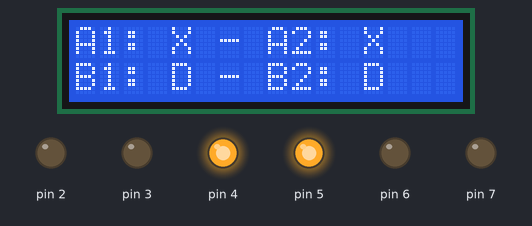
Recording of a sketch running on a simulated Arduino Uno, built with avr-gcc and run on an emulated ATmega328P. On the bench: 16×2 character LCD, output pins drawn as LEDs (lit = HIGH).

Above: at 0.1 s.
At 10.2 s:
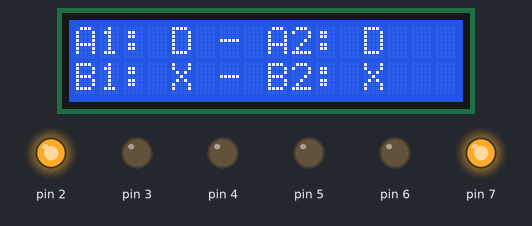
At 27.3 s:
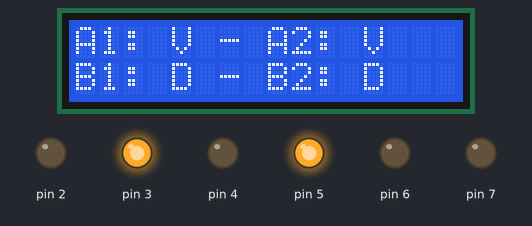
At 37.3 s:
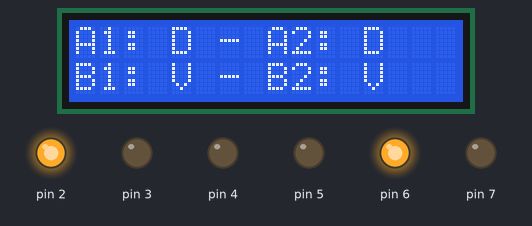
Timing chart, 0 to 38.8 s (numbered marks = the images above):
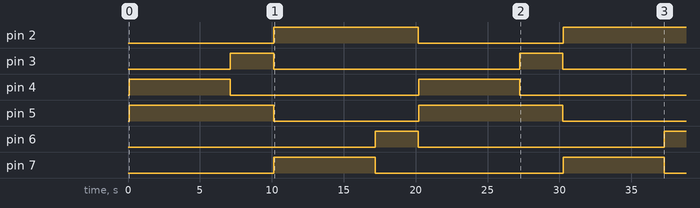

Measured:
- by itself, pin 2: LOW → HIGH at 10.1 s, → LOW 10.0 s later, → HIGH 10.1 s later
- by itself, pin 3: alternates HIGH for 3.0 s and LOW for 17.1 s
- by itself, pin 4, pin 7: alternates HIGH for 7.0 s and LOW for 13.1 s
- by itself, pin 5: alternates HIGH for 10.0 s and LOW for 10.1 s
- by itself, pin 6: LOW → HIGH at 17.2 s, → LOW 3.0 s later, → HIGH 17.1 s later
- what the display in image 1 shows lasts 7.1 s, from 10.1 s to 17.2 s
- what the display in image 2 shows lasts 3.1 s, from 27.2 s to 30.3 s

The sketch:

TwoWayTrafficLight.ino
```cpp
#include <LiquidCrystal_I2C.h>
#include "traffic_light.hpp"

LiquidCrystal_I2C lcdScreen(0x27, 16, 2);

TrafficLight signalOne(PIN2, PIN3, PIN4);
TrafficLight signalTwo(PIN5, PIN6, PIN7);

// led time in millisecond
uint32_t greenLedTime = 7000;
uint32_t yellowLedTime = 3000;

void setup() {
  lcdScreen.init();
  lcdScreen.backlight();

  signalOne.init();
  signalTwo.init();
}

void loop() {
  // signal 1 is turned on
  signalOne.turnOff();
  signalTwo.turnOff();
  printInforOnLcdSreen("X", "D");
  signalOne.turnOnGreenLed();
  signalTwo.turnOnRedLed();
  delay(greenLedTime);

  printInforOnLcdSreen("V", "D");
  signalOne.turnOnYellowLed();
  delay(yellowLedTime);

  // signal 2 is turned on
  signalOne.turnOff();
  signalTwo.turnOff();
  printInforOnLcdSreen("D", "X");
  signalTwo.turnOnGreenLed();
  signalOne.turnOnRedLed();
  delay(greenLedTime);

  printInforOnLcdSreen("D", "V");
  signalTwo.turnOnYellowLed();
  delay(yellowLedTime);
}

void printInforOnLcdSreen(String signalOne, String signalTwo) {
  lcdScreen.clear();
  lcdScreen.print("A1: " + signalOne + " - A2: " + signalOne);
  lcdScreen.setCursor(0, 1);
  lcdScreen.print("B1: " + signalTwo + " - B2: " + signalTwo);
}
```

traffic_light.cpp
```cpp
#include "traffic_light.hpp"

TrafficLight::TrafficLight(uint8_t redLedPin_, uint8_t yellowLedPin_, uint8_t greenLedPin_) {
  this->redLedPin = redLedPin_;
  this->yellowLedPin = yellowLedPin_;
  this->greenLedPin = greenLedPin_;
}

TrafficLight::~TrafficLight() {
}

void TrafficLight::init() {
  pinMode(this->redLedPin, OUTPUT);
  pinMode(this->yellowLedPin, OUTPUT);
  pinMode(this->greenLedPin, OUTPUT);
}

void TrafficLight::turnOff() {
  digitalWrite(this->redLedPin, LOW);
  digitalWrite(this->yellowLedPin, LOW);
  digitalWrite(this->greenLedPin, LOW);
}

void TrafficLight::turnOnRedLed() {
  digitalWrite(this->redLedPin, HIGH);
  digitalWrite(this->yellowLedPin, LOW);
  digitalWrite(this->greenLedPin, LOW);
}

void TrafficLight::turnOnYellowLed() {
  digitalWrite(this->redLedPin, LOW);
  digitalWrite(this->yellowLedPin, HIGH);
  digitalWrite(this->greenLedPin, LOW);
}

void TrafficLight::turnOnGreenLed() {
  digitalWrite(this->redLedPin, LOW);
  digitalWrite(this->yellowLedPin, LOW);
  digitalWrite(this->greenLedPin, HIGH);
}
```

traffic_light.hpp
```cpp
#pragma once
#ifndef TRAFFIC_LIGHT_HPP
#define TRAFFIC_LIGHT_HPP

#include <Arduino.h>

class TrafficLight {
private:
  uint8_t redLedPin;
  uint8_t yellowLedPin;
  uint8_t greenLedPin;

public:
  TrafficLight(uint8_t redLedPin_, uint8_t yellowLedPin_, uint8_t greenLedPin_);
  ~TrafficLight();

  void init();

  void turnOff();
  void turnOnRedLed();
  void turnOnYellowLed();
  void turnOnGreenLed();
};

#endif  // end TRAFFIC_LIGHT_HPP
```
